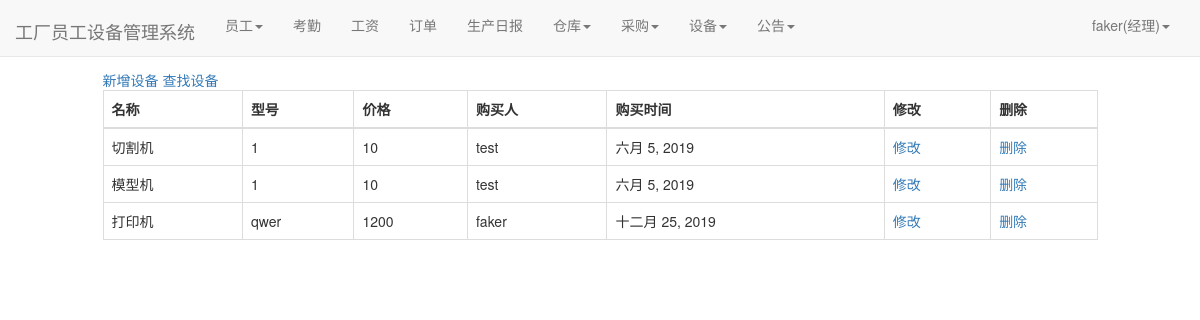
The page /facility/facility_document/ (signed in) on the database its author committed.
### user/models.py (models this page shows)
class Profile(models.Model):
    user = models.OneToOneField(User, on_delete=models.CASCADE)
    staff_gender = models.CharField(max_length=10, choices=(('male', '男'), ('female', '女')), default='male',
                                    verbose_name='性别')
    staff_age = models.PositiveIntegerField(verbose_name="年龄")
    staff_home = models.CharField(max_length=100, verbose_name="籍贯")
    staff_nationality = models.CharField(max_length=20, verbose_name="民族")  # 民族
    staff_tel = models.BigIntegerField(verbose_name="电话")
    start_time = models.DateField(auto_now_add=True, verbose_name="入职时间")  # 入职时间
    id_card = models.CharField(max_length=20,verbose_name="身份证")  # 身份证号
    staff_type = models.CharField(max_length=100,verbose_name="职位", null=True)  # 职位
    salary_pre_hour = models.IntegerField(verbose_name="时薪")  # 时薪
    class Meta:
        ordering = ['-start_time']

### facility/models.py (models this page shows, shortened)
class Facility(models.Model):#设备
    version = models.CharField(max_length=100, verbose_name="型号")
    facility_name = models.CharField(max_length=100, verbose_name="名称")
    price = models.BigIntegerField(verbose_name="价格")
    buyer = models.ForeignKey(User, on_delete=models.DO_NOTHING, verbose_name="购买人")
    buy_time = models.DateField(auto_now_add=True, verbose_name="购买时间")

### facility/views.py (the view)
# urls.py: path('facility_document/', views.facility_document, name='facility_document'),
def facility_document(request):
    facilities = Facility.objects.all()
    context= {}
    context['facilities'] = facilities
    return render(request, 'facility_document.html', context)

### user/models.py (called while the page is built)
def get_staff_type(self):
    if Profile.objects.filter(user=self).exists():
        profile = Profile.objects.get(user=self)
        return profile.staff_type
    else:
        return ''

### facility/templates/facility_document.html (shortened to what this page needs)
{% extends 'base.html' %}
{% if user.is_authenticated %}
                        {% block nav_facility_active %}active{% endblock %}
{% endif %}
{% block content %}
    <div class="containter">
        <div class="row">
            <div class="col-xs-10 col-xs-offset-1">
                <a href="{% url 'facility_append' %}">新增设备</a>
                {% if user.is_authenticated %}
                <table class="table table-bordered table-hover">
                    <a href="{% url  'facility_select' %}">查找设备</a>
                  <thead>
                    <tr>
                      <th scope="col">名称</th>
                      <th scope="col">型号</th>
                      <th scope="col">价格</th>
                      <th scope="col">购买人</th>
                      <th scope="col">购买时间</th>
                         <th scope="col">修改</th>
                      <th scope="col">删除</th>
                    </tr>
                  </thead>
                  <tbody>
                  {%for facility in facilities%}
                    <tr>
                      <td>{{facility.facility_name}}</td>
                      <td>{{facility.version}}</td>
                      <td>{{facility.price}}</td>
                      <td>{{facility.buyer}}</td>
                      <td>{{facility.buy_time}}</td>
                         <td><a href="{% url 'facility_modify' facility.pk%}">修改</a></li></td>
                      <td><a href="{% url 'facility_delete' facility.pk%}">删除</a></li></td>
                    </tr>
                  {% endfor %}
                  </tbody>
                </table>
                {% else %}
                    <span>未登录，跳转到首页...</span>
                    <script type="text/javascript">
                        window.location.href = '/';
                    </script>
                {% endif %}
            </div>
        </div>
    </div>
{% endblock %}

### templates/base.html (shortened to what this page needs)
{% load staticfiles %}
<!doctype html>
<html lang="en">
<head>
    <link rel="stylesheet" href="{% static 'base.css' %}">
    <link rel="stylesheet" href="{% static 'home.css' %}">
    <link rel="stylesheet" href="{% static 'bootstrap-3.37/css/bootstrap.min.css' %}">
</head>
<body>
<div class="navbar navbar-default navbar-fixed-top" role="navigation">
    <div class="container-fluid">
        <div class="navbar-header">
        </div>
    </div>
</div>
<nav class="navbar navbar-default navbar-fixed-top">
    <div class="container-fluid">
        <div class="navbar-header">
            <a class="navbar-brand" href="{% url 'home' %}">工厂员工设备管理系统</a>
        </div>
        {% if user.is_authenticated %}
        <div class="collapse navbar-collapse" id="bs-example-navbar-collapse-1">
            <ul class="nav navbar-nav">
                {% if user.get_staff_type == '经理' %}
                <li class="{% block nav_staff_active %}{% endblock %}">
                <li class="dropdown">
                    <a href="#" class="dropdown-toggle" data-toggle="dropdown" role="button" aria-haspopup="true"
                       aria-expanded="false">员工<span class="caret"></span></a>
                </li>
                </li>
                <li class="{% block nav_attendence_active %}{% endblock %}"><a href="{% url 'attendence_lists'%}">考勤</a>
                </li>
                <li class="{% block nav_salary_active %}{% endblock %}"><a href="{% url 'salary_lists'%}">工资</a></li>
                <li class="{% block nav_order_active %}{% endblock %}"><a href="{% url 'order_list' %}">订单</a></li>
                <li class="{% block nav_producediary_active %}{% endblock %}"><a
                        href="{% url 'product_diary' %}">生产日报</a></li>
                <li class="{% block nav_warehousediary_active %}{% endblock %}">
                <li class="dropdown">
                    <a href="#" class="dropdown-toggle" data-toggle="dropdown" role="button" aria-haspopup="true"
                       aria-expanded="false">仓库<span class="caret"></span></a>
                </li>
                </li>
                <li class="{% block nav_purchase_active %}{% endblock %}">
                <li class="dropdown">
                    <a href="#" class="dropdown-toggle" data-toggle="dropdown" role="button" aria-haspopup="true"
                       aria-expanded="false">采购<span class="caret"></span></a>
                </li>
                </li>
                <li class="{% block nav_facility_active %}{% endblock %}">
                <li class="dropdown">
                    <a href="#" class="dropdown-toggle" data-toggle="dropdown" role="button" aria-haspopup="true"
                       aria-expanded="false">设备<span class="caret"></span></a>
                </li>
                </li>
                <li class="{% block nav_notice_active %}{% endblock %}">
                <li class="dropdown">
                    <a href="#" class="dropdown-toggle" data-toggle="dropdown" role="button" aria-haspopup="true"
                       aria-expanded="false">公告<span class="caret"></span></a>
                </li>
                </li>
                {%endif%}
            </ul>
            <ul class="nav navbar-nav navbar-right">
                <li class="dropdown">
                    <a href="#" class="dropdown-toggle" data-toggle="dropdown" role="button" aria-haspopup="true"
                       aria-expanded="false">
                        {{user.username}}({{user.get_staff_type}})<span class="caret"></span></a>
                </li>
            </ul>
        </div>
        {% else %}
        <ul class="nav navbar-nav navbar-right">
            <li><a href="{% url 'login' %}?from={{ request.get_full_path }}">登录</a></li>
        </ul>
        {% endif %}
    </div>
</nav>
{% block content%} {% endblock %}
</body>
</html>

### static/home.css (style rules this page uses)
* { margin: 0; padding: 0; }
body { margin-top: 70px!important; }
ul { list-style-type: none!important; }
ul.navbar-right { margin-right: 0; }
div.navbar-header { font-size: 200%; padding-top: 0.2em; }

### rows shown on the page
Facility: facility_name "切割机", version "1", price "10", buyer "test", buy_time "六月 5, 2019"
Facility: facility_name "模型机", version "1", price "10", buyer "test", buy_time "六月 5, 2019"
Facility: facility_name "打印机", version "qwer", price "1200", buyer "faker", buy_time "十二月 25, 2019"

### other values the page prints
{{ user.username }} "faker"
{{ user.get_staff_type }} "经理"
